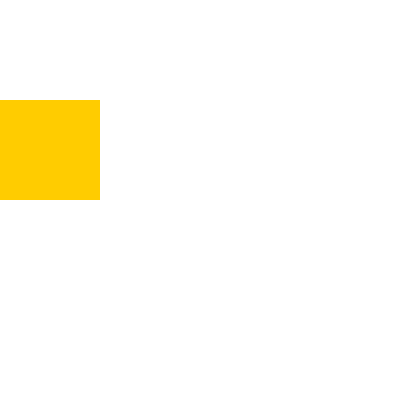
Frame 1 (no input)
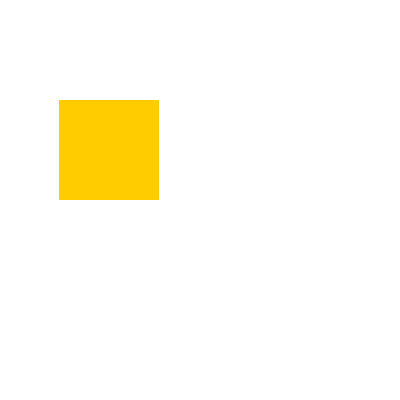
Frame 60 (the mouse pressed at the canvas centre just before this capture)
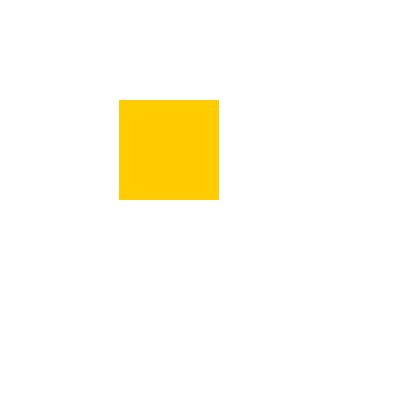
Frame 120 (the mouse held since frame 60 and released just before this capture)

The Processing sketch that drew these frames (run headless with seeded random() and noise(); from frame 60 on, the mouse is pressed at the canvas centre):

// Processing sketch: W1_E2
// ── W1_E2.pde
int i;
void setup()
{
  size(400, 400);
  noStroke(); fill(255, 204, 0);
  i = 0;
}
void draw(){
  background(255);
  rect(i, 100, 100, 100);
  if (i++ >= 300) i = 0;
}
